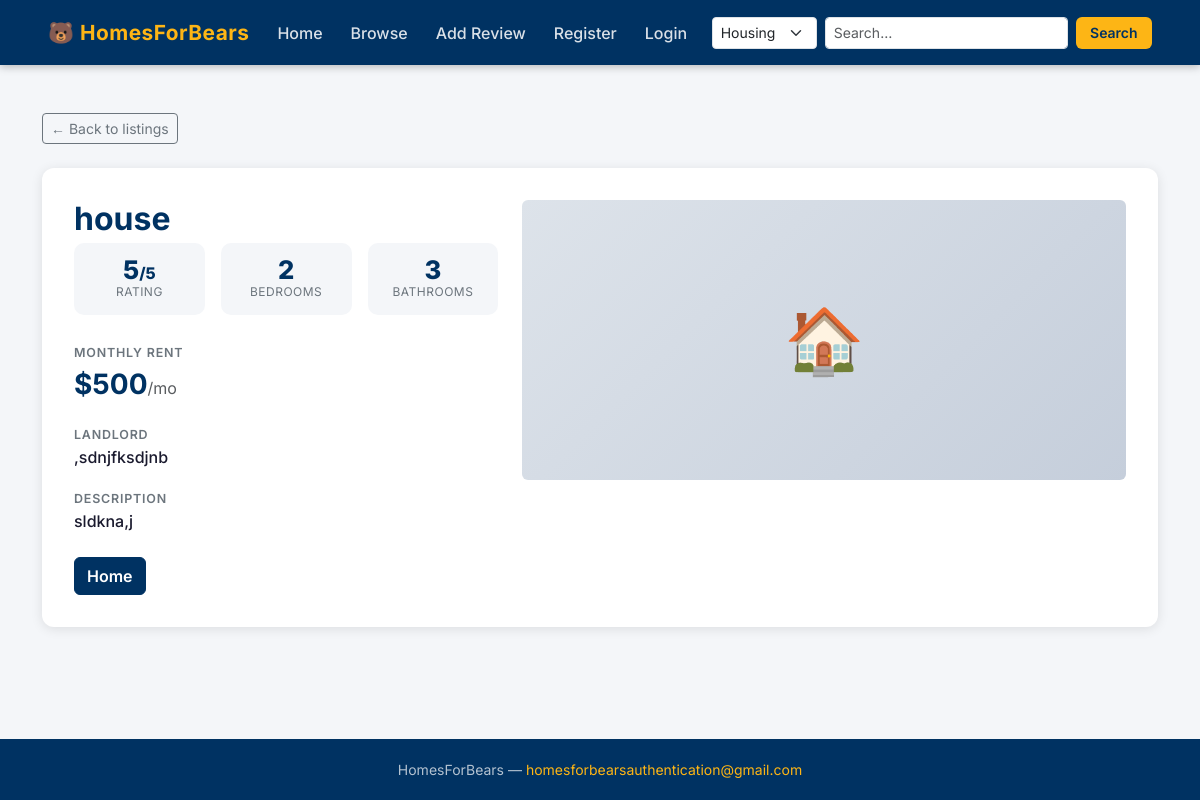
Screenshot of /show_house/62 with the database file from the repository.
### listings/models.py (models this page shows, shortened)
class Housing(models.Model):
    Address = models.CharField(max_length=50)
    Description = models.CharField(max_length=250, default='')
    Rating = models.IntegerField(default=0, validators=[MinValueValidator(1), MaxValueValidator(5)])
    Price = models.IntegerField(default=0)
    LandLord = models.CharField(max_length=200, default='')
    Bedrooms = models.IntegerField(default=1, validators=[MinValueValidator(1), MaxValueValidator(25)])
    Bathrooms = models.IntegerField(default=1, validators=[MinValueValidator(1), MaxValueValidator(25)])
    housing_image = models.ImageField(upload_to='images/', null=True, blank=True)
    housing_image2 = models.ImageField(upload_to='images/', null=True, blank=True)
    housing_image3 = models.ImageField(upload_to='images/', null=True, blank=True)
    housing_image4 = models.ImageField(upload_to='images/', null=True, blank=True)
    housing_image5 = models.ImageField(upload_to='images/', null=True, blank=True)
    submitted_by = models.CharField(max_length=150, blank=True, default='')

### listings/views.py (the view)
# urls.py: path('show_house/<house_id>', views.show_house, name = "show-house"),
def show_house(request, house_id):
    house = get_object_or_404(Housing, pk=house_id)
    return render(request, 'listings/show_house.html', {'house': house, 'user_username': house.submitted_by})

### listings/templates/listings/show_house.html (shortened to what this page needs)
{% extends 'base.html' %}
{% block content %}
<div class="container py-5">
  <a href="{% url 'apartmentss' %}" class="btn btn-sm btn-outline-secondary mb-4">&larr; Back to listings</a>
  <div class="detail-card">
    <div class="row g-4">
      <div class="col-lg-5">
        <h2 class="fw-bold text-blue mb-1">{{ house.Address }}</h2>
        <div class="row g-3 mb-4">
          <div class="col-4">
            <div class="stat-box">
              <div class="num">{{ house.Rating }}<span style="font-size:1rem">/5</span></div>
              <div class="lbl">Rating</div>
            </div>
          </div>
          <div class="col-4">
            <div class="stat-box">
              <div class="num">{{ house.Bedrooms }}</div>
              <div class="lbl">Bedrooms</div>
            </div>
          </div>
          <div class="col-4">
            <div class="stat-box">
              <div class="num">{{ house.Bathrooms }}</div>
              <div class="lbl">Bathrooms</div>
            </div>
          </div>
        </div>
        <div class="mb-3">
          <span class="detail-label">Monthly Rent</span>
          <p class="fs-3 fw-bold text-blue mb-0">${{ house.Price }}<span class="text-muted fs-6 fw-normal">/mo</span></p>
        </div>
        <div class="mb-3">
          <span class="detail-label">Landlord</span>
          <p class="detail-value">{{ house.LandLord }}</p>
        </div>
        <div class="mb-4">
          <span class="detail-label">Description</span>
          <p class="detail-value">{{ house.Description }}</p>
        </div>
        <a href="{% url 'index' %}" class="btn btn-primary">Home</a>
      </div>
      <div class="col-lg-7">
        <div class="gallery">
          {% if not house.housing_image %}
          <div class="card-img-placeholder rounded" style="height:280px;font-size:4rem;">🏠</div>
          {% endif %}
        </div>
      </div>
    </div>
  </div>
</div>
{% endblock %}

### listings/static/styles.css (style rules this page uses)
:root { --blue: #003262; --gold: #FDB515; --gold-dark: #e0a010; --bg: #f4f6f9; --card: #ffffff; --text: #1a1a2e; --muted: #6c757d; --radius: 12px; --shadow: 0 2px 12px rgba(0,0,0,.10); }
*, *::before, *::after { box-sizing: border-box; }
body { font-family: 'Inter', sans-serif; background: var(--bg); color: var(--text); min-height: 100vh; display: flex; flex-direction: column; }
a { color: var(--blue); text-decoration: none; }
.card-img-placeholder { height: 200px; background: linear-gradient(135deg, #dde3ea 0%, #c5cedb 100%); display: flex; align-items: center; justify-content: center; color: var(--muted); font-size: 2.5rem; }
.detail-card { background: var(--card); border-radius: var(--radius); box-shadow: var(--shadow); padding: 2rem; }
.detail-label { font-size: .78rem; text-transform: uppercase; letter-spacing: .8px; color: var(--muted); font-weight: 600; }
.detail-value { font-size: 1rem; color: var(--text); font-weight: 500; }
.stat-box { background: var(--bg); border-radius: 10px; padding: .9rem 1.2rem; text-align: center; }
.stat-box .num { font-size: 1.6rem; font-weight: 800; color: var(--blue); line-height: 1; }
.stat-box .lbl { font-size: .75rem; color: var(--muted); text-transform: uppercase; letter-spacing: .5px; }
.btn-primary { background: var(--blue); border-color: var(--blue); font-weight: 600; }
.text-blue { color: var(--blue); }

### rows the page displays
Housing: Address "house", Rating "5", Bedrooms "2", Bathrooms "3", Price "500", LandLord ",sdnjfksdjnb", Description "sldkna,j"
